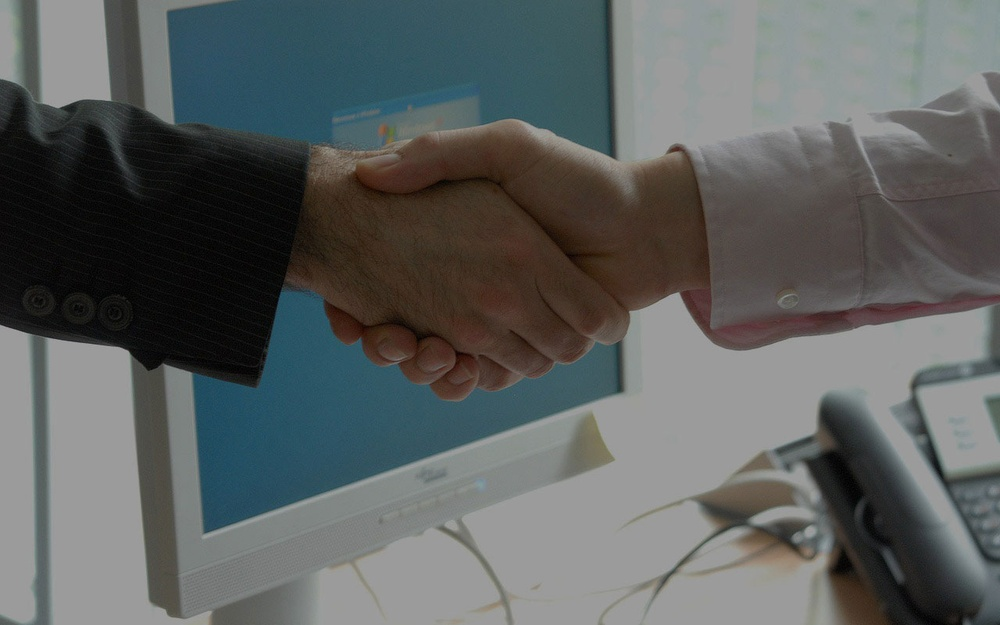
#> input picture Django_files/mysite/hello2app/templates/images/4.jpg, 1000 x 625 px, shrunk from 1280 x 800 before the run, found by its file name
$ python weixin_jiugongge_make.py
#> lines starting #> are read from the running program, lines starting #| are printed output that depends on the picture
from PIL import Image
import sys


# 先将 input image 填充为正方形
def fill_image(image):
    width, height = image.size
    # 选取长和宽中较大值作为新图片的
    new_image_length = width if width > height else height
    # 生成新图片[白底]
    new_image = Image.new(image.mode, (new_image_length, new_image_length), color='white')  # 注意这个函数！
    # 将之前的图粘贴在新图上，居中
    if width > height:  # 原图宽大于高，则填充图片的竖直维度  #(x,y)二元组表示粘贴上图相对下图的起始位置,是个坐标点。
        new_image.paste(image, (0, int((new_image_length - height) / 2)))
    else:
        new_image.paste(image, (int((new_image_length - width) / 2), 0))
    return new_image


def cut_image(image):
    width, height = image.size
    item_width = int(width / 3)  # 因为朋友圈一行放3张图。
    box_list = []
    # (left, upper, right, lower)
    for i in range(0, 3):
        for j in range(0, 3):
            # print((i*item_width,j*item_width,(i+1)*item_width,(j+1)*item_width))
            box = (j * item_width, i * item_width, (j + 1) * item_width, (i + 1) * item_width)
            box_list.append(box)
    image_list = [image.crop(box) for box in box_list]
    return image_list


# 保存
def save_images(image_list):
    index = 1
    for image in image_list:
        image.save(str(index) + '.png', 'PNG')
        index += 1


if __name__ == '__main__':
    file_path = "4.jpg"
    image = Image.open(file_path)
#> image is the input picture: PIL image 1000x625 RGB; mean R, G, B 92.8, 96.6, 95.9
    # image.show()
    image = fill_image(image)
#> in fill_image, `new_image = Image.new(image.mode, (new_image_length, new_image_length)..`: new_image: PIL image 1000x1000 RGB; every value is 255
#> in fill_image, `new_image.paste(image, (0, int((new_image_length - height) / 2)))`:
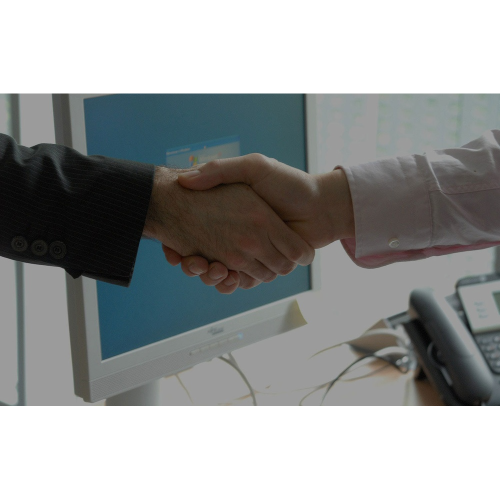
#> new_image: PIL image 1000x1000 RGB (shown at 1/2 size); mean R, G, B 153.6, 156, 155.5
    image_list = cut_image(image)
#> in cut_image, `image_list = [image.crop(box) for box in box_list]`: image_list = 9 items
#> image_list = 9 items
    save_images(image_list)
#> the loop in save_images, `for image in image_list:` made 9 passes
#> pass 1, in save_images, `image.save(str(index) + '.png', 'PNG')`:
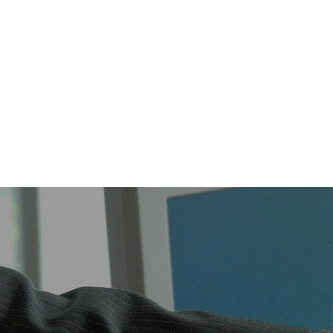
#> saved as 1.png: PIL image 333x333 RGB; mean R, G, B 175.4, 182.9, 185.3
#> pass 2, in save_images, `image.save(str(index) + '.png', 'PNG')`:
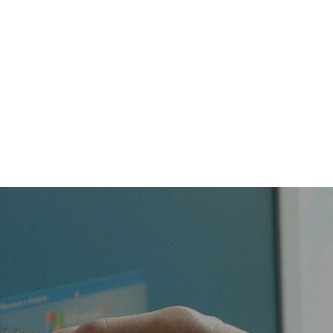
#> saved as 2.png: PIL image 333x333 RGB; mean R, G, B 176.4, 186.7, 188.7
#> after the loop in save_images, `for image in image_list:`: index = 10

$ run again, with Django_files/mysite/hello2app/templates/images/2.jpg copied over Django_files/mysite/hello2app/templates/images/4.jpg
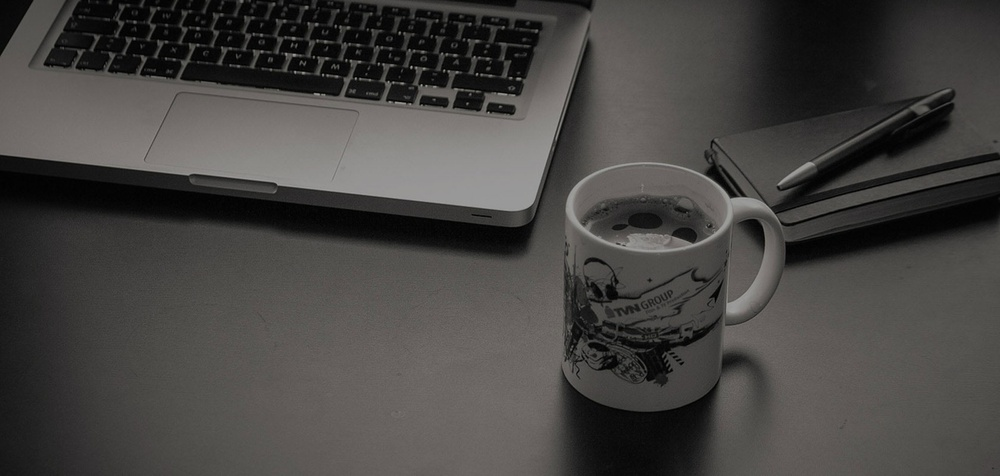
#> input picture Django_files/mysite/hello2app/templates/images/2.jpg, 1000 x 476 px, shrunk from 1680 x 800 before the run, found by its file name
#> image is the input picture: PIL image 1000x476 RGB; mean R, G, B 70.3, 68.5, 66.3
#> in fill_image, `new_image.paste(image, (0, int((new_image_length - height) / 2)))`:
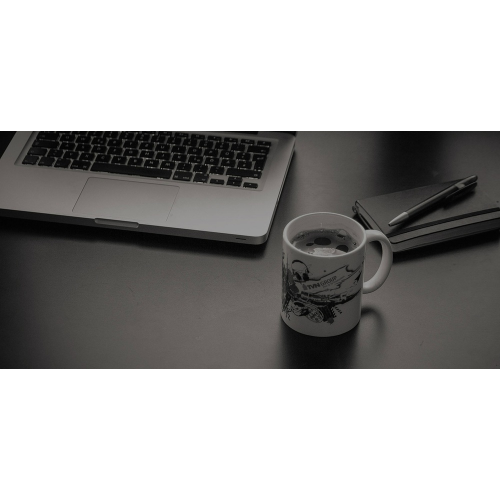
#> new_image: PIL image 1000x1000 RGB (shown at 1/2 size); mean R, G, B 167.1, 166.2, 165.2
#> in cut_image, `image_list = [image.crop(box) for box in box_list]`: image_list = 9 items
#> the loop in save_images, `for image in image_list:` made 9 passes
#> pass 2, in save_images, `image.save(str(index) + '.png', 'PNG')`:
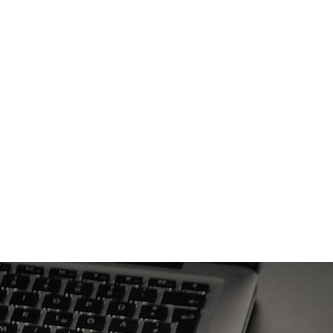
#> saved as 2.png: PIL image 333x333 RGB; mean R, G, B 211.1, 210.9, 210.5
#> after the loop in save_images, `for image in image_list:`: index = 10

$ run again, with Django_files/mysite/hello2app/templates/images/3.jpg copied over Django_files/mysite/hello2app/templates/images/4.jpg
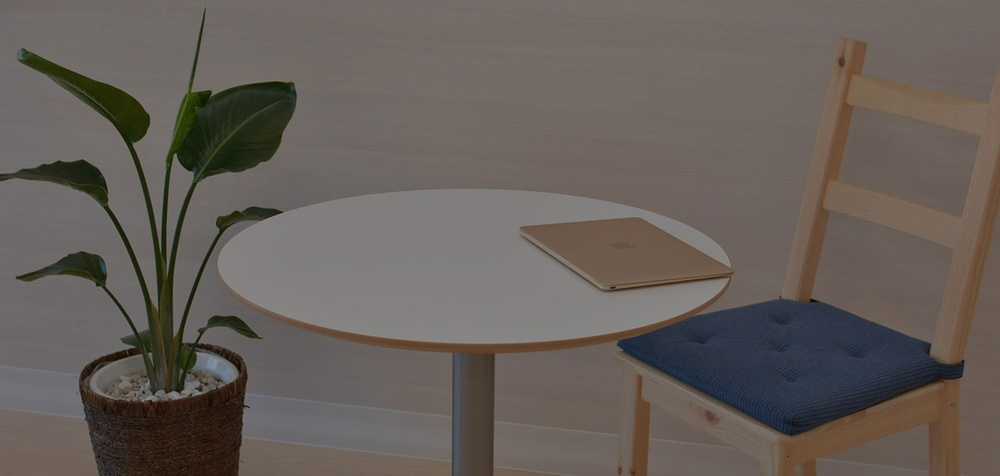
#> input picture Django_files/mysite/hello2app/templates/images/3.jpg, 1000 x 476 px, shrunk from 1680 x 800 before the run, found by its file name
#> image is the input picture: PIL image 1000x476 RGB; mean R, G, B 102.2, 94.9, 89.7
#> in fill_image, `new_image.paste(image, (0, int((new_image_length - height) / 2)))`:
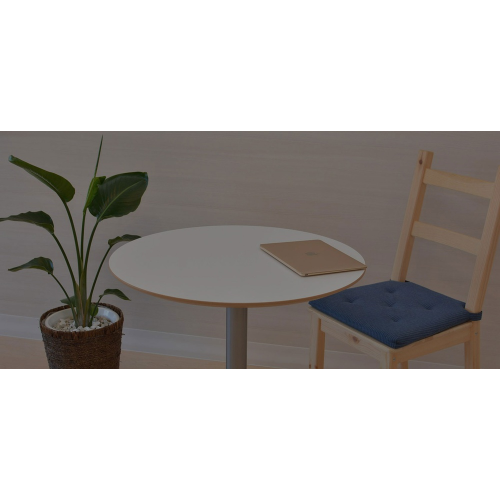
#> new_image: PIL image 1000x1000 RGB (shown at 1/2 size); mean R, G, B 182.3, 178.8, 176.3
#> in cut_image, `image_list = [image.crop(box) for box in box_list]`: image_list = 9 items
#> the loop in save_images, `for image in image_list:` made 9 passes
#> pass 2, in save_images, `image.save(str(index) + '.png', 'PNG')`:
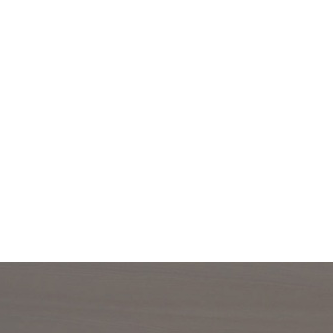
#> saved as 2.png: PIL image 333x333 RGB; mean R, G, B 225, 223.4, 222.4
#> after the loop in save_images, `for image in image_list:`: index = 10
